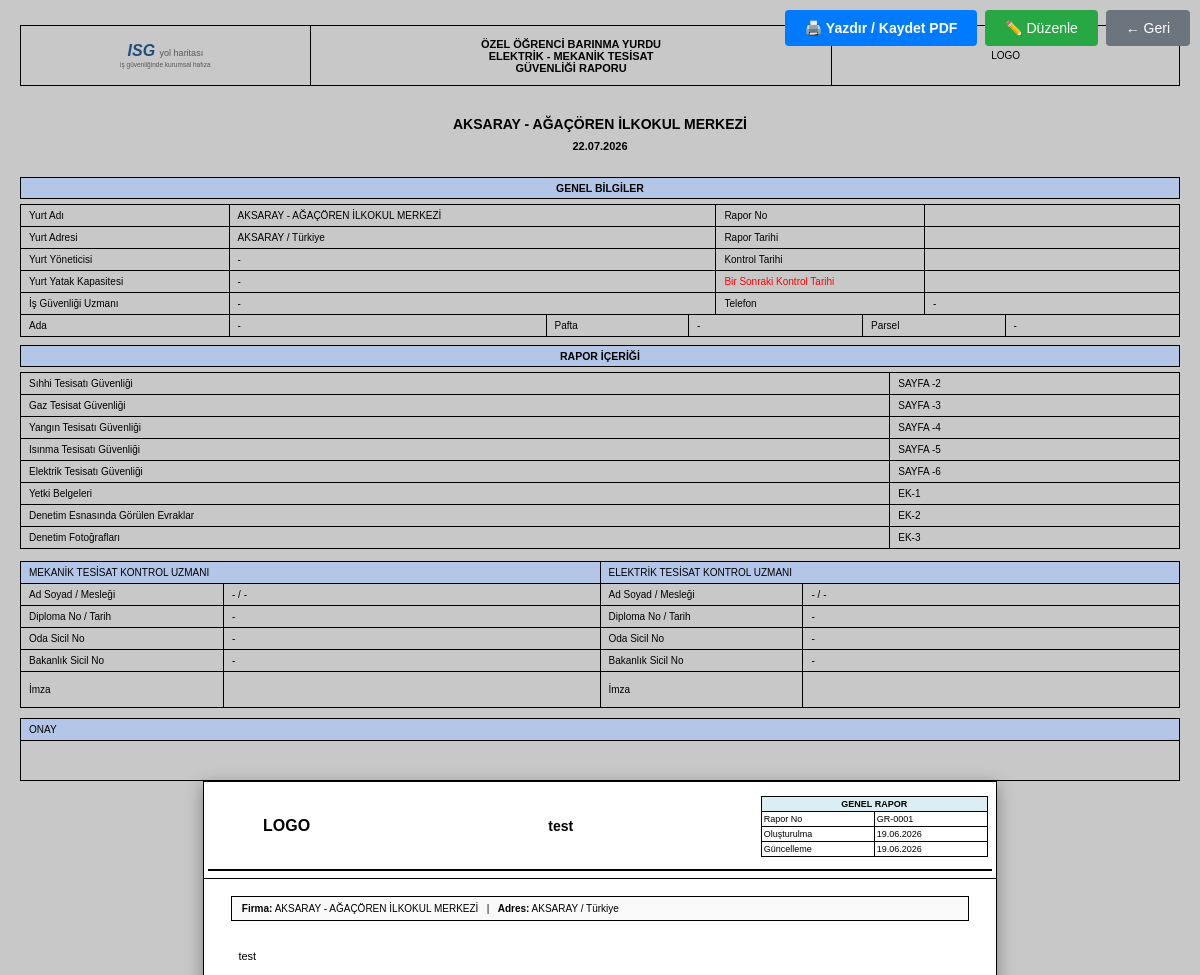
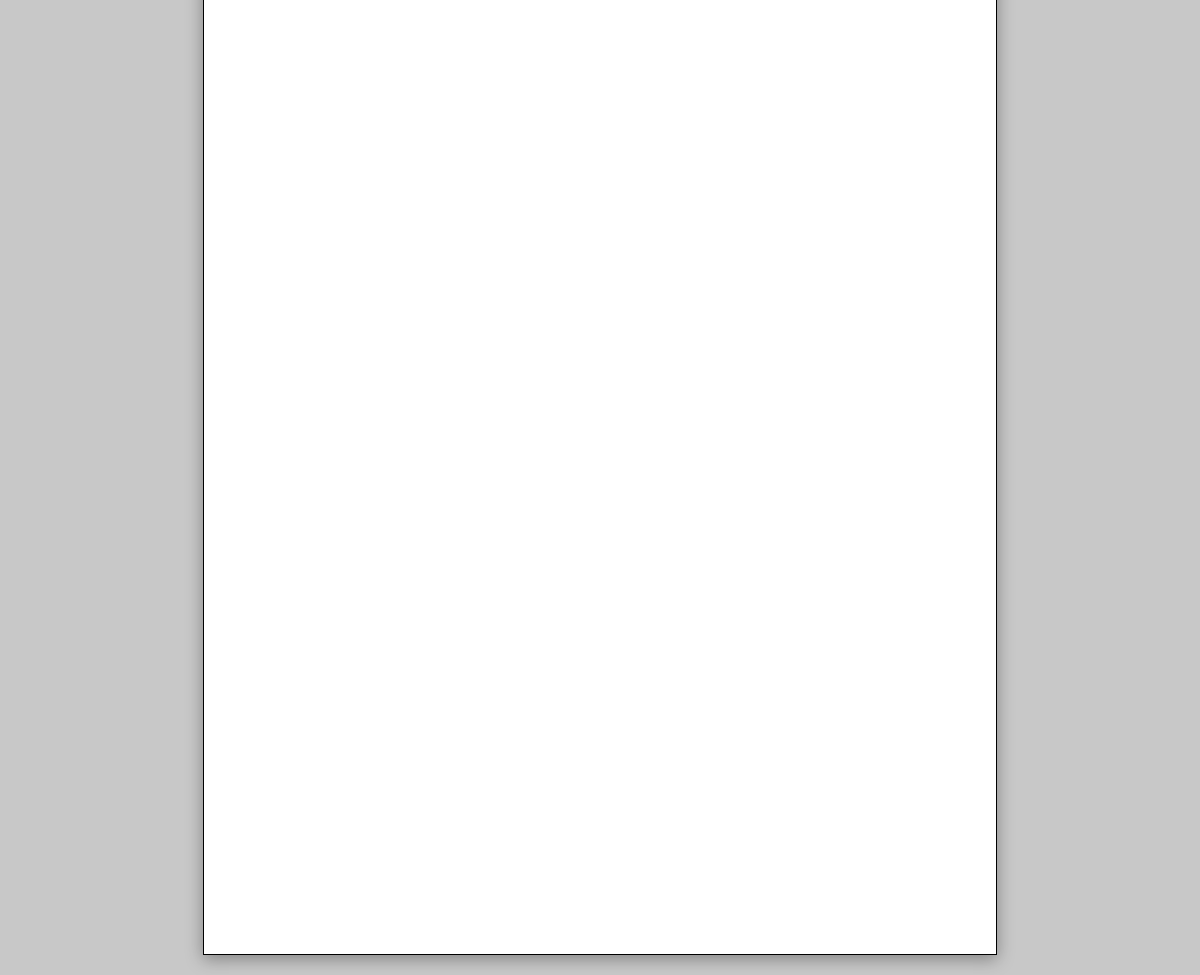
Page /pages/genel_rapor_yazdir.php?id=1 (signed in) on the committed database (2 pictures, top to bottom).
### tables this page shows
CREATE TABLE `system_settings` (
  `id` int(11) NOT NULL AUTO_INCREMENT,
  `setting_key` varchar(100) NOT NULL,
  `setting_value` text DEFAULT NULL,
  `updated_at` timestamp NOT NULL DEFAULT current_timestamp() ON UPDATE current_timestamp(),
  PRIMARY KEY (`id`),
  UNIQUE KEY `setting_key` (`setting_key`)
);

CREATE TABLE `general_reports` (
  `id` int(11) NOT NULL AUTO_INCREMENT,
  `kurum_id` int(11) NOT NULL,
  `title` varchar(500) NOT NULL,
  `content` longtext DEFAULT NULL,
  `created_at` timestamp NOT NULL DEFAULT current_timestamp(),
  `updated_at` timestamp NOT NULL DEFAULT current_timestamp() ON UPDATE current_timestamp(),
  `yurt_yoneticisi` varchar(255) DEFAULT NULL,
  `yatak_kapasitesi` varchar(50) DEFAULT NULL,
  `is_guvenligi_uzmani` varchar(255) DEFAULT NULL,
  `ada` varchar(50) DEFAULT NULL,
  `pafta` varchar(50) DEFAULT NULL,
  `parsel` varchar(50) DEFAULT NULL,
  `phone` varchar(50) DEFAULT NULL,
  `report_no` varchar(100) DEFAULT NULL,
  `report_date` date DEFAULT NULL,
  `control_date` date DEFAULT NULL,
  `next_control_date` date DEFAULT NULL,
  `mekanik_uzman_id` int(11) DEFAULT NULL,
  `elektrik_uzman_id` int(11) DEFAULT NULL,
  PRIMARY KEY (`id`),
  KEY `kurum_id` (`kurum_id`),
  KEY `fk_general_reports_mekanik` (`mekanik_uzman_id`),
  KEY `fk_general_reports_elektrik` (`elektrik_uzman_id`),
  CONSTRAINT `fk_general_reports_elektrik` FOREIGN KEY (`elektrik_uzman_id`) REFERENCES `authorized_persons` (`id`) ON DELETE SET NULL,
  CONSTRAINT `fk_general_reports_mekanik` FOREIGN KEY (`mekanik_uzman_id`) REFERENCES `authorized_persons` (`id`) ON DELETE SET NULL,
  CONSTRAINT `general_reports_ibfk_1` FOREIGN KEY (`kurum_id`) REFERENCES `institutions` (`id`) ON DELETE CASCADE
);

CREATE TABLE `institutions` (
  `id` int(11) NOT NULL AUTO_INCREMENT,
  `user_id` int(11) NOT NULL,
  `firma_adi` varchar(255) NOT NULL,
  `adresi` text DEFAULT NULL,
  `sgk_sicil_no` varchar(50) DEFAULT NULL,
  `il_kodu` varchar(2) DEFAULT '01',
  `kurum_kodu` varchar(3) DEFAULT NULL,
  `isg_katip_id` varchar(100) DEFAULT NULL,
  `report_date` date DEFAULT NULL,
  `start_date` datetime DEFAULT NULL,
  `end_date` datetime DEFAULT NULL,
  `next_control_date` date DEFAULT NULL,
  `created_at` timestamp NOT NULL DEFAULT current_timestamp(),
  `contract_pdf` varchar(255) DEFAULT NULL,
  PRIMARY KEY (`id`),
  KEY `user_id` (`user_id`),
  CONSTRAINT `institutions_ibfk_1` FOREIGN KEY (`user_id`) REFERENCES `users` (`id`) ON DELETE CASCADE
);

### htdocs/pages/genel_rapor_yazdir.php (the view, shortened to what the rows shown need)
<?php
require_once '../includes/db.php';
require_once '../includes/functions.php';
$id = isset($_GET['id']) ? intval($_GET['id']) : 0;
$stmt = $pdo->prepare("
    SELECT gr.*, i.firma_adi, i.adresi
    FROM general_reports gr
    JOIN institutions i ON gr.kurum_id = i.id
    WHERE gr.id = ?
");
$stmt->execute([$id]);
$data = $stmt->fetch();
function renderHeader() {
    global $pdo, $data;
    $logoText = getSetting($pdo, 'logo_text', 'LOGO');
    $logoHtml = htmlspecialchars($logoText);
    ?>
    <table style="border:none;">
        <tr style="border:none;">
            <td style="width: 20%; height: 60px; border:none; text-align:center; vertical-align:middle;">
                <div style="font-weight:bold; font-size:16px;"><?php echo $logoHtml; ?></div>
            </td>
            <td style="width: 50%; text-align: center; border:none;">
                <h1 style="font-size: 14px; margin: 0; line-height: 1.3;"><?php echo htmlspecialchars($data['title']); ?></h1>
            </td>
            <td style="width: 30%; border:none;">
                <table class="doc-info" style="border:1px solid black; width:100%;">
                    <tr>
                        <td style="border:1px solid black; width:50%; font-size: 9px; padding: 2px;">Rapor No</td>
                        <td style="border:1px solid black; font-size: 9px; padding: 2px;">GR-<?php echo str_pad($data['id'], 4, '0', STR_PAD_LEFT); ?></td>
                    </tr>
                    <tr>
                        <td style="border:1px solid black; font-size: 9px; padding: 2px;">Oluşturulma</td>
                        <td style="border:1px solid black; font-size: 9px; padding: 2px;"><?php echo date('d.m.Y', strtotime($data['created_at'])); ?></td>
                    </tr>
                    <tr>
                        <td style="border:1px solid black; font-size: 9px; padding: 2px;">Güncelleme</td>
                        <td style="border:1px solid black; font-size: 9px; padding: 2px;"><?php echo date('d.m.Y', strtotime($data['updated_at'])); ?></td>
                    </tr>
                </table>
            </td>
        </tr>
    </table>
    <hr style="border: 1px solid black; margin-top:5px; margin-bottom:5px;">
    <?php
}
$logoText = getSetting($pdo, 'logo_text', 'LOGO');
$logoHtml = htmlspecialchars($logoText);
?>
<!DOCTYPE html>
<html lang="tr">
<head>
    <link rel="stylesheet" href="../assets/css/rapor.css">
</head>
<body>
    <div class="cover-page">
        <table style="border: 1px solid black; margin-bottom: 12px;">
            <tr style="border: 1px solid black;">
                <td style="width: 30%; text-align: center;">
                    <div><?php echo $logoHtml; ?></div>
                </td>
            </tr>
        </table>
        <div style="text-align: center; margin-top: 30px; margin-bottom: 25px;">
            <h2 style="font-size: 14px; font-weight: bold; margin: 0; text-transform: uppercase;">
                <?php echo htmlspecialchars($data['firma_adi'] ?? ''); ?>
            </h2>
            <div style="font-size: 11px; font-weight: bold; margin-top: 8px;">
                <?php echo !empty($data['report_date']) ? date('d.m.Y', strtotime($data['report_date'])) : date('d.m.Y'); ?>
            </div>
        </div>
        <table>
            <tr>
                <td style="width: 18%;" class="header-bg fw-bold">Yurt Adı</td>
                <td style="width: 42%;"><?php echo htmlspecialchars($data['firma_adi'] ?? ''); ?></td>
                <td style="width: 18%;" class="header-bg fw-bold">Rapor No</td>
                <td style="width: 22%;"><?php echo htmlspecialchars($data['report_no'] ?? ''); ?></td>
            </tr>
            <tr>
                <td class="header-bg fw-bold">Yurt Adresi</td>
                <td><?php echo htmlspecialchars($data['adresi'] ?? '-'); ?></td>
                <td class="header-bg fw-bold">Rapor Tarihi</td>
                <td><?php echo !empty($data['report_date']) ? date('d.m.Y', strtotime($data['report_date'])) : ''; ?></td>
            </tr>
            <tr>
                <td class="header-bg fw-bold">Yurt Yöneticisi</td>
                <td><?php echo htmlspecialchars($data['yurt_yoneticisi'] ?? '-'); ?></td>
                <td class="header-bg fw-bold">Kontrol Tarihi</td>
                <td><?php echo !empty($data['control_date']) ? date('d.m.Y', strtotime($data['control_date'])) : ''; ?></td>
            </tr>
            <tr>
                <td class="header-bg fw-bold">Yurt Yatak Kapasitesi</td>
                <td><?php echo htmlspecialchars($data['yatak_kapasitesi'] ?? '-'); ?></td>
                <td class="header-bg fw-bold text-red">Bir Sonraki Kontrol Tarihi</td>
                <td class="fw-bold text-red"><?php echo !empty($data['next_control_date']) ? date('d.m.Y', strtotime($data['next_control_date'])) : ''; ?></td>
            </tr>
            <tr>
                <td class="header-bg fw-bold">İş Güvenliği Uzmanı</td>
                <td><?php echo htmlspecialchars($data['is_guvenligi_uzmani'] ?? '-'); ?></td>
                <td class="header-bg fw-bold">Telefon</td>
                <td><?php echo htmlspecialchars($data['phone'] ?? '-'); ?></td>
            </tr>
            <tr>
                <td colspan="3" style="padding: 0;">
                    <table style="width: 100%; border: none; margin: 0;">
                        <tr style="border: none;">
                            <td style="border: none; border-right: 1px solid #000; width: 33.3%;"><?php echo htmlspecialchars($data['ada'] ?? '-'); ?></td>
                            <td style="border: none; border-right: 1px solid #000; width: 15%;" class="header-bg fw-bold">Pafta</td>
                            <td style="border: none; border-right: 1px solid #000; width: 18.3%;"><?php echo htmlspecialchars($data['pafta'] ?? '-'); ?></td>
                            <td style="border: none; border-right: 1px solid #000; width: 15%;" class="header-bg fw-bold">Parsel</td>
                            <td style="border: none; width: 18.3%;"><?php echo htmlspecialchars($data['parsel'] ?? '-'); ?></td>
                        </tr>
                    </table>
                </td>
            </tr>
        </table>
    </div>
    <table class="main-report-table">
        <thead>
            <tr>
                <td>
                    <?php renderHeader(); ?>
                </td>
            </tr>
        </thead>
        <tbody>
            <tr>
                <td>
                    <div class="page">
                        <div class="firma-info">
                            <strong>Firma:</strong> <?php echo htmlspecialchars($data['firma_adi'] ?? ''); ?>
                            <?php if (!empty($data['adresi'])): ?>
                                &nbsp;&nbsp;|&nbsp;&nbsp;
                                <strong>Adres:</strong> <?php echo htmlspecialchars($data['adresi']); ?>
                            <?php endif; ?>
                        </div>
                        <div class="report-content">
                            <?php echo $data['content'] ?? '<p><em>İçerik henüz eklenmemiş.</em></p>'; ?>
                        </div>
                    </div>
                </td>
            </tr>
        </tbody>
    </table>
</body>
</html>

### rows in the picture
system_settings: setting_value "LOGO"
general_reports: kurum.firma_adi "AKSARAY - AĞAÇÖREN İLKOKUL MERKEZİ", kurum.adresi "AKSARAY / Türkiye", yurt_yoneticisi "-", yatak_kapasitesi "-", is_guvenligi_uzmani "-", phone "-", ada "-", pafta "-", parsel "-", title "test", id "0001", created_at "19.06.2026", updated_at "19.06.2026", content "test"

### other values in the picture
$mekanik ? $mekanik['adi_soyadi'] : '-' "-"
$mekanik ? $mekanik['meslegi'] : '-' "-"
$mekanik ? $mekanik['diploma_no'] : '-' "-"
$mekanik ? $mekanik['oda_sicil_no'] : '-' "-"
$mekanik ? $mekanik['kayit_no'] : '-' "-"
$elektrik ? $elektrik['adi_soyadi'] : '-' "-"
$elektrik ? $elektrik['meslegi'] : '-' "-"
$elektrik ? $elektrik['diploma_no'] : '-' "-"
$elektrik ? $elektrik['oda_sicil_no'] : '-' "-"
$elektrik ? $elektrik['kayit_no'] : '-' "-"
